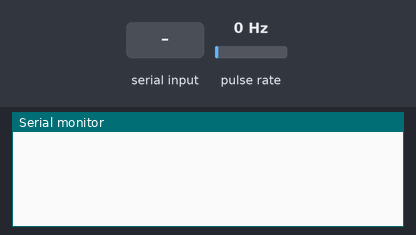
Bench run of a sketch on a simulated Arduino Uno, built with avr-gcc and run on an emulated ATmega328P. Shown: the last lines printed to the serial monitor. Wiring (inferred from the names in the program): pulse sensor: data pin 2. The test bench sets the inputs (shaded band); at power-on: pulse rate 0 Hz.

Above: at 1.2 s.
1.3 s: "1" received over the second serial link
At 2.1 s:
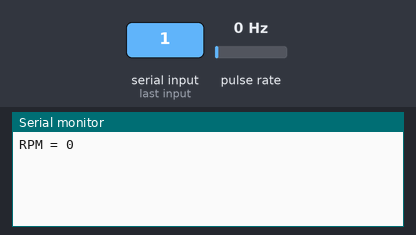
3.8 s: pulse rate (sensor on pin 2) set to 4 Hz
At 5.0 s:
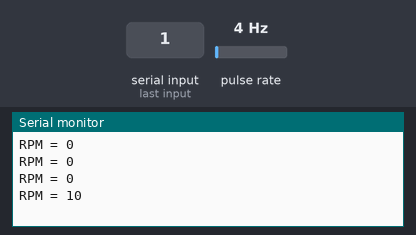
5.3 s: pulse rate (sensor on pin 2) set to 50 Hz
At 5.7 s:
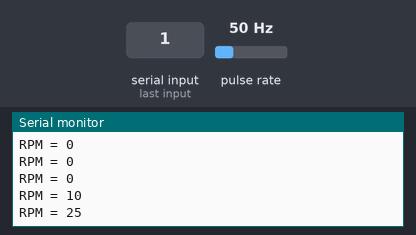
Timing chart, 0 to 8.3 s (numbered marks = the images above; inputs shaded):
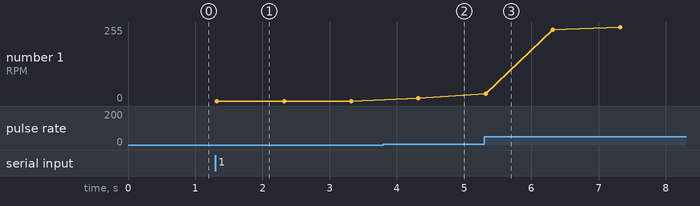

Measured:
- after the input at 1.3 s, the serial monitor: prints a new line at once (image 1)
- after the input at 3.8 s, the serial monitor: prints a new line after 0.52 s (image 2)
- after the input at 5.3 s, the serial monitor: prints a new line at once (image 3)
- plotted number 1: 0 → 10 after the input at 3.8 s, 10 → 250 after the input at 5.3 s

The sketch:

UNO.ino
```cpp
#include <SoftwareSerial.h>
SoftwareSerial ArduinoUno(3,4);


int encoder_pin = 2; // pulse output from the module
static int count=0;
unsigned int rpm; // rpm reading
volatile byte pulses; // number of pulses
unsigned long timeold;
// number of pulses per revolution
// based on your encoder disc
unsigned int pulsesperturn = 12;
void counter()
{
   //Update count
   pulses++;
}

void setup(){

	Serial.begin(9600);
	ArduinoUno.begin(4800);
   pinMode(encoder_pin, INPUT);
   //Interrupt 0 is digital pin 2
   //Triggers on Falling Edge (change from HIGH to LOW)
   attachInterrupt(0, counter, FALLING);
   // Initialize
   pulses = 0;
   rpm = 0;
   timeold = 0;

}

void loop(){

	while(ArduinoUno.available()>0){
   if (millis() - timeold >= 1000) {
      //Don't process interrupts during calculations
      detachInterrupt(0);
      rpm = (60 * 1000 / pulsesperturn )/ (millis() - timeold)* pulses;
      timeold = millis();
      pulses = 0;
      Serial.print("RPM = ");
      Serial.println(rpm,DEC);
      //Restart the interrupt processing
      attachInterrupt(0, counter, FALLING);
	}
	}
delay(30);
}
```
